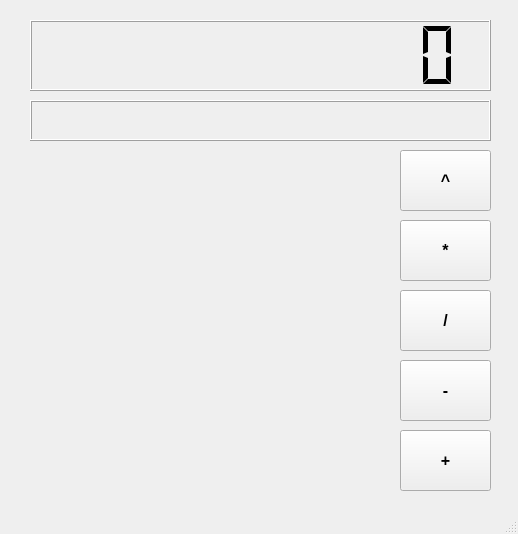
<?xml version="1.0" encoding="UTF-8"?>
<ui version="4.0">
 <class>MainWindow</class>
 <widget class="QMainWindow" name="MainWindow">
  <property name="enabled">
   <bool>true</bool>
  </property>
  <property name="geometry">
   <rect>
    <x>0</x>
    <y>0</y>
    <width>518</width>
    <height>534</height>
   </rect>
  </property>
  <property name="sizePolicy">
   <sizepolicy hsizetype="Fixed" vsizetype="Fixed">
    <horstretch>0</horstretch>
    <verstretch>0</verstretch>
   </sizepolicy>
  </property>
  <property name="minimumSize">
   <size>
    <width>518</width>
    <height>534</height>
   </size>
  </property>
  <property name="maximumSize">
   <size>
    <width>518</width>
    <height>534</height>
   </size>
  </property>
  <property name="windowTitle">
   <string>Simple calculate</string>
  </property>
  <widget class="QWidget" name="centralwidget">
   <widget class="QLCDNumber" name="lcdNumber">
    <property name="geometry">
     <rect>
      <x>30</x>
      <y>20</y>
      <width>461</width>
      <height>71</height>
     </rect>
    </property>
    <property name="smallDecimalPoint">
     <bool>true</bool>
    </property>
    <property name="digitCount">
     <number>10</number>
    </property>
    <property name="segmentStyle">
     <enum>QLCDNumber::Flat</enum>
    </property>
   </widget>
   <widget class="QWidget" name="gridLayoutWidget">
    <property name="geometry">
     <rect>
      <x>30</x>
      <y>150</y>
      <width>361</width>
      <height>341</height>
     </rect>
    </property>
    <layout class="QGridLayout" name="gridLayout"/>
   </widget>
   <widget class="QPushButton" name="pushButton_mul">
    <property name="geometry">
     <rect>
      <x>400</x>
      <y>220</y>
      <width>91</width>
      <height>61</height>
     </rect>
    </property>
    <property name="font">
     <font>
      <pointsize>12</pointsize>
      <weight>75</weight>
      <bold>true</bold>
     </font>
    </property>
    <property name="text">
     <string>*</string>
    </property>
   </widget>
   <widget class="QPushButton" name="pushButton_del">
    <property name="geometry">
     <rect>
      <x>400</x>
      <y>290</y>
      <width>91</width>
      <height>61</height>
     </rect>
    </property>
    <property name="font">
     <font>
      <pointsize>12</pointsize>
      <weight>75</weight>
      <bold>true</bold>
     </font>
    </property>
    <property name="text">
     <string>/</string>
    </property>
   </widget>
   <widget class="QPushButton" name="pushButton_div">
    <property name="geometry">
     <rect>
      <x>400</x>
      <y>360</y>
      <width>91</width>
      <height>61</height>
     </rect>
    </property>
    <property name="font">
     <font>
      <pointsize>12</pointsize>
      <weight>75</weight>
      <bold>true</bold>
     </font>
    </property>
    <property name="text">
     <string>-</string>
    </property>
   </widget>
   <widget class="QPushButton" name="pushButton_plus">
    <property name="geometry">
     <rect>
      <x>400</x>
      <y>430</y>
      <width>91</width>
      <height>61</height>
     </rect>
    </property>
    <property name="font">
     <font>
      <pointsize>12</pointsize>
      <weight>75</weight>
      <bold>true</bold>
     </font>
    </property>
    <property name="text">
     <string>+</string>
    </property>
   </widget>
   <widget class="QPushButton" name="pushButton_step">
    <property name="geometry">
     <rect>
      <x>400</x>
      <y>150</y>
      <width>91</width>
      <height>61</height>
     </rect>
    </property>
    <property name="font">
     <font>
      <pointsize>12</pointsize>
      <weight>75</weight>
      <bold>true</bold>
     </font>
    </property>
    <property name="text">
     <string>^</string>
    </property>
   </widget>
   <widget class="QLabel" name="disp_stack">
    <property name="geometry">
     <rect>
      <x>30</x>
      <y>100</y>
      <width>461</width>
      <height>41</height>
     </rect>
    </property>
    <property name="font">
     <font>
      <pointsize>12</pointsize>
      <weight>75</weight>
      <bold>true</bold>
     </font>
    </property>
    <property name="layoutDirection">
     <enum>Qt::LeftToRight</enum>
    </property>
    <property name="frameShape">
     <enum>QFrame::Box</enum>
    </property>
    <property name="frameShadow">
     <enum>QFrame::Raised</enum>
    </property>
    <property name="lineWidth">
     <number>1</number>
    </property>
    <property name="midLineWidth">
     <number>0</number>
    </property>
    <property name="text">
     <string/>
    </property>
    <property name="scaledContents">
     <bool>false</bool>
    </property>
    <property name="alignment">
     <set>Qt::AlignRight|Qt::AlignTrailing|Qt::AlignVCenter</set>
    </property>
   </widget>
  </widget>
  <widget class="QMenuBar" name="menubar">
   <property name="geometry">
    <rect>
     <x>0</x>
     <y>0</y>
     <width>518</width>
     <height>21</height>
    </rect>
   </property>
  </widget>
  <widget class="QStatusBar" name="statusbar"/>
 </widget>
 <resources/>
 <connections/>
</ui>
